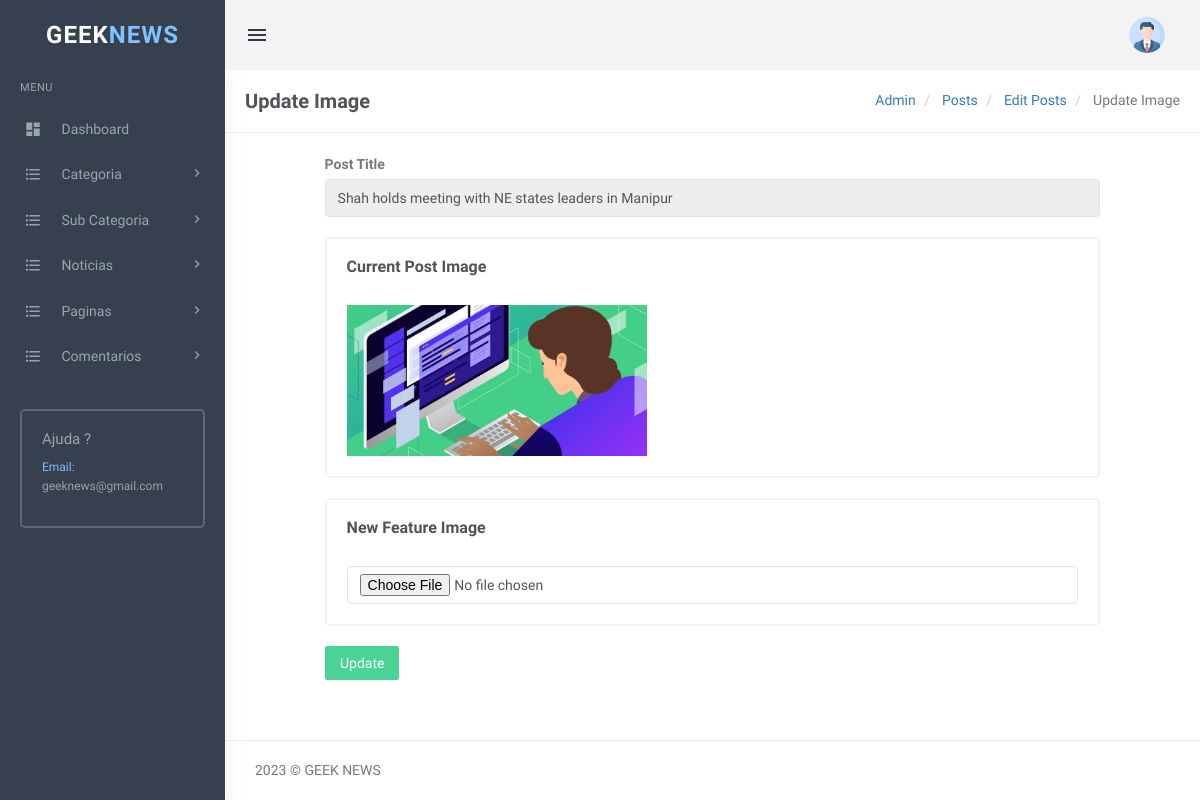
The page /admin/trocar-imagem.php?pid=12 (signed in) on the database its author committed.
### tables this page shows
CREATE TABLE `tblposts` (
  `id` int(11) NOT NULL,
  `PostTitulo` longtext DEFAULT NULL,
  `CategoriaId` int(11) DEFAULT NULL,
  `SubCategoriaId` int(11) DEFAULT NULL,
  `PostDetails` longtext DEFAULT NULL,
  `PostingDate` timestamp NULL DEFAULT current_timestamp(),
  `UpdationDate` timestamp NULL DEFAULT NULL ON UPDATE current_timestamp(),
  `Is_Active` int(1) DEFAULT NULL,
  `PostUrl` mediumtext DEFAULT NULL,
  `PostImage` varchar(255) DEFAULT NULL,
  `viewCounter` int(11) DEFAULT NULL,
  `postedBy` varchar(255) DEFAULT NULL,
  `lastUpdatedBy` varchar(255) DEFAULT NULL
);

### admin/trocar-imagem.php (the view, shortened to what this page needs)
<?php
include('includes/config.php');
if(strlen($_SESSION['login'])==0)
  {
header('location:index.php');
}
else{
?>
<!DOCTYPE html>
<html lang="en">
    <head>
        <link href="../plugins/summernote/summernote.css" rel="stylesheet" />
        <link href="../plugins/select2/css/select2.min.css" rel="stylesheet" type="text/css" />
        <link href="../plugins/jquery.filer/css/jquery.filer.css" rel="stylesheet" />
        <link href="../plugins/jquery.filer/css/themes/jquery.filer-dragdropbox-theme.css" rel="stylesheet" />
        <link href="assets/css/bootstrap.min.css" rel="stylesheet" type="text/css" />
        <link href="assets/css/core.css" rel="stylesheet" type="text/css" />
        <link href="assets/css/components.css" rel="stylesheet" type="text/css" />
        <link href="assets/css/icons.css" rel="stylesheet" type="text/css" />
        <link href="assets/css/pages.css" rel="stylesheet" type="text/css" />
        <link href="assets/css/menu.css" rel="stylesheet" type="text/css" />
        <link href="assets/css/responsive.css" rel="stylesheet" type="text/css" />
		<link rel="stylesheet" href="../plugins/switchery/switchery.min.css">
    </head>
    <body class="fixed-left">
        <div id="wrapper">
           <?php include('includes/topheader.php');?>
             <?php include('includes/leftsidebar.php');?>
            <div class="content-page">
                <div class="content">
                    <div class="container">
                        <div class="row">
							<div class="col-xs-12">
								<div class="page-title-box">
                                    <h4 class="page-title">Update Image </h4>
                                    <ol class="breadcrumb p-0 m-0">
                                        <li>
                                            <a href="#">Admin</a>
                                        </li>
                                        <li>
                                            <a href="#"> Posts </a>
                                        </li>
                                           <li>
                                            <a href="#"> Edit Posts </a>
                                        </li>
                                        <li class="active">
                                           Update Image
                                        </li>
                                    </ol>
                                    <div class="clearfix"></div>
                                </div>
							</div>
						</div>
<div class="row">
<div class="col-sm-6">
</div>
</div>
<form name="addpost" method="post" enctype="multipart/form-data">
<?php
$postid=intval($_GET['pid']);
$query=mysqli_query($con,"select PostImage,PostTitulo from tblposts where id='$postid' and Is_Active=1 ");
while($row=mysqli_fetch_array($query))
{
?>
                        <div class="row">
                            <div class="col-md-10 col-md-offset-1">
                                <div class="p-6">
                                    <div class="">
                                        <form name="addpost" method="post">
 <div class="form-group m-b-20">
<label for="exampleInputEmail1">Post Title</label>
<input type="text" class="form-control" id="posttitle" value="<?php echo htmlentities($row['PostTitulo']);?>" name="posttitle"  readonly>
</div>
 <div class="row">
<div class="col-sm-12">
 <div class="card-box">
<h4 class="m-b-30 m-t-0 header-title"><b>Current Post Image</b></h4>
<img src="postimages/<?php echo htmlentities($row['PostImage']);?>" width="300"/>
<br />
</div>
</div>
</div>
<?php } ?>
<div class="row">
<div class="col-sm-12">
 <div class="card-box">
<h4 class="m-b-30 m-t-0 header-title"><b>New Feature Image</b></h4>
<input type="file" class="form-control" id="postimage" name="postimage"  required>
</div>
</div>
</div>
<button type="submit" name="update" class="btn btn-success waves-effect waves-light">Update </button>
</form>
                                    </div>
                                </div>
                            </div>
                        </div>
                    </div>
                </div>
           <?php include('includes/footer.php');?>
            </div>
        </div>
    </body>
</html>
<?php } ?>

### admin/assets/css/core.css (style rules this page uses)
body { font-family: 'Varela Round', sans-serif; margin: 0; padding-bottom: 60px; overflow-x: hidden; color: #797979; }
html { position: relative; min-height: 100%; }
.h1, .h2, .h3, .h4, .h5, .h6, h1, h2, h3, h4, h5, h6 { color: #505458; font-family: 'Hind Madurai', sans-serif; margin: 10px 0; }
* { outline: none !important; }
b, strong { font-weight: 600; font-family: 'Hind Madurai', sans-serif; }
.container { width: auto; }
#wrapper { height: 100%; overflow: hidden; width: 100%; }
.p-0 { padding: 0 !important; }
.m-0 { margin: 0 !important; }
.m-t-0 { margin-top: 0 !important; }
.m-b-20 { margin-bottom: 20px !important; }
.m-b-30 { margin-bottom: 30px !important; }
.card-box { padding: 20px; border: 2px solid #f3f3f3; -webkit-border-radius: 5px; border-radius: 5px; -moz-border-radius: 5px; background-clip: padding-box; margin-bottom: 20px; background-color: #ffffff; }
.row { margin-right: -10px; margin-left: -10px; }
.col-lg-1, .col-lg-10, .col-lg-11, .col-lg-12, .col-lg-2, .col-lg-3, .col-lg-4, .col-lg-5, .col-lg-6, .col-lg-7, .col-lg-8, .col-lg-9, .col-md-1, .col-md-10, .col-md-11, .col-md-12, .col-md-2, .col-md-3, .col-md-4, .col-md-5, .col-md-6, .col-md-7, .col-md-8, .col-md-9, .col-sm-1, .col-sm-10, .col-sm-11, .col-sm-12, .col-sm-2, .col-sm-3, .col-sm-4, .col-sm-5, .col-sm-6, .col-sm-7, .col-sm-8, .col-sm-9, .col-xs-1, .col-xs-10, .col-xs-11, .col-xs-12, .col-xs-2, .col-xs-3, .col-xs-4, .col-xs-5, .col-xs-6, .col-xs-7, .col-xs-8, .col-xs-9 { padding-left: 10px; padding-right: 10px; }
.breadcrumb { background-color: transparent; margin-bottom: 15px; padding-top: 10px; padding-left: 0; }
.waves-effect { position: relative; cursor: pointer; display: inline-block; overflow: hidden; -webkit-user-select: none; -moz-user-select: none; -ms-user-select: none; user-select: none; -webkit-tap-highlight-color: transparent; vertical-align: middle; z-index: 1; will-change: opacity, transform; -webkit-transition: all 0.3s ease-out; -moz-transition: all 0.3s ease-out; -o-transition: all 0.3s ease-out; -ms-transition: all 0.3s ease-out; transition: all 0.3s ease-out; }

### admin/assets/css/menu.css (style rules this page uses)
.content-page { margin-left: 225px; overflow: hidden; }
.content-page .content { padding: 0 5px 10px 5px; margin-top: 70px; }
.page-title { font-size: 20px; margin-bottom: 0; margin-top: 0; font-weight: 600; }
.header-title { font-size: 16px; line-height: 16px; margin-bottom: 8px; font-weight: 600; }
.page-title-box { padding: 20px; border-bottom: 1px solid #eee; margin: 0 -20px 20px -20px; }
.page-title-box .page-title { margin-bottom: 0; float: left; }
.page-title-box .breadcrumb { float: right; background-color: transparent !important; }

### rows shown on the page
tblposts: posttitle "Shah holds meeting with NE states leaders in Manipur", PostImage (picture)
